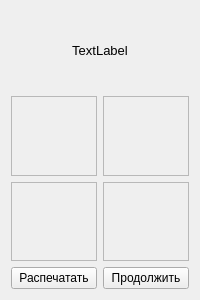
<?xml version="1.0" encoding="UTF-8"?>
<ui version="4.0">
 <class>EndDialog</class>
 <widget class="QWidget" name="EndDialog">
  <property name="geometry">
   <rect>
    <x>0</x>
    <y>0</y>
    <width>200</width>
    <height>300</height>
   </rect>
  </property>
  <property name="windowTitle">
   <string>Результаты</string>
  </property>
  <layout class="QGridLayout" name="gridLayout">
   <item row="2" column="0">
    <widget class="QCustomPlot" name="frame_3">
     <property name="frameShape">
      <enum>QFrame::StyledPanel</enum>
     </property>
     <property name="frameShadow">
      <enum>QFrame::Raised</enum>
     </property>
    </widget>
   </item>
   <item row="1" column="1">
    <widget class="QCustomPlot" name="frame_2">
     <property name="frameShape">
      <enum>QFrame::StyledPanel</enum>
     </property>
     <property name="frameShadow">
      <enum>QFrame::Raised</enum>
     </property>
    </widget>
   </item>
   <item row="1" column="0">
    <widget class="QCustomPlot" name="frame_1">
     <property name="frameShape">
      <enum>QFrame::StyledPanel</enum>
     </property>
     <property name="frameShadow">
      <enum>QFrame::Raised</enum>
     </property>
    </widget>
   </item>
   <item row="0" column="0" colspan="2">
    <widget class="QLabel" name="label">
     <property name="font">
      <font>
       <pointsize>10</pointsize>
      </font>
     </property>
     <property name="text">
      <string>TextLabel</string>
     </property>
     <property name="alignment">
      <set>Qt::AlignCenter</set>
     </property>
    </widget>
   </item>
   <item row="2" column="1">
    <widget class="QCustomPlot" name="frame_4">
     <property name="frameShape">
      <enum>QFrame::StyledPanel</enum>
     </property>
     <property name="frameShadow">
      <enum>QFrame::Raised</enum>
     </property>
    </widget>
   </item>
   <item row="3" column="0">
    <widget class="QPushButton" name="pushButton_print">
     <property name="text">
      <string>Распечатать</string>
     </property>
    </widget>
   </item>
   <item row="3" column="1">
    <widget class="QPushButton" name="pushButton_next">
     <property name="text">
      <string>Продолжить</string>
     </property>
    </widget>
   </item>
  </layout>
 </widget>
 <customwidgets>
  <customwidget>
   <class>QCustomPlot</class>
   <extends>QFrame</extends>
   <header>QCustomPlot/qcustomplot.h</header>
   <container>1</container>
  </customwidget>
 </customwidgets>
 <resources/>
 <connections/>
</ui>
